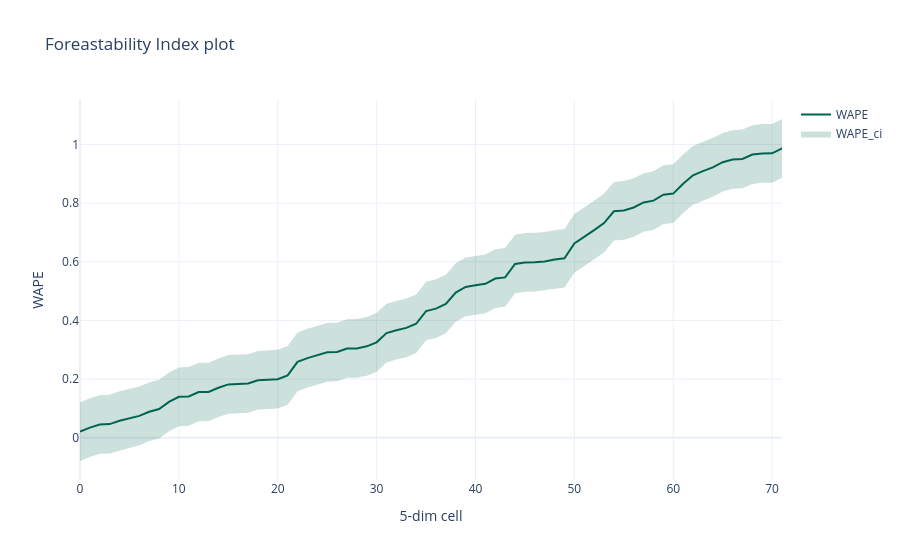

The cell this chart's notebook holds for it:
### Markdown cell above
## Steps to build FI
### 1. Generate segments for each attributes
 - 1.1. Demand Volume (3-groups) - see II.1 and II.2 below
 - 1.2. Demand Variability (volatility coefficient) (3 groups) see II.1 and II. 3 below
 - 1.3. Seasonality (0/1) see https://github.com/aromanenko/ts-segmentation/blob/main/timeseries_segmentation.py
 - 1.4. Trend (0/1) see https://github.com/aromanenko/ts-segmentation/blob/main/timeseries_segmentation.py
 - 1.5. Intermittency (0/1) https://github.com/aromanenko/ts-segmentation/blob/main/timeseries_segmentation.py

### 2. Define benchmark forecastability for eash 5-dim cell from 1
 - 2.1. Use naive forecast to generate forecast for each ts,  see https://github.com/aromanenko/ts-segmentation/blob/main/timeseries_forecasting.py
 - 2.2. Calculate WAPE metic for each 5-dim cell, see https://github.com/aromanenko/ATSF/blob/main/7_Loss%20Functions%20in%20Forecasting.ipynb
 - 2.3. Order all 5-dim cells on WAPE metric (see example below)

### 3. Aggregate 5-dim cells to clusters with similar forecastability
 - use abc-analysis, see II.1 below

### Code cell
# example of 2.3 step
import itertools

## cortesian product of all segments
fi_segments = [
   [1, 100, 1000],
   [0.1, 0.8, 2],
   [0, 1],
   [0, 1],
   [0, 1]
   ]

# table with all fi cells
fi_cells = pd.DataFrame([element for element in itertools.product(*fi_segments)], columns = ['Demand Volume', 'Demand Variability', 'Seasonality', 'Trend', 'Intermittency'])
fi_cells['WAPE'] = [np.random.random() for i in fi_cells.index] # fake WAPE generation, just for example, you have to calculate real WAPE at 2.2. step
fi_cells['WAPE_ci_l'] = fi_cells['WAPE']-0.1  # fake WAPE lower-ci generation, just for example, you have to calculate real WAPE ci at 2.2. step
fi_cells['WAPE_ci_u'] = fi_cells['WAPE']+0.1  # fake WAPE upper_ci generation, just for example, you have to calculate real WAPE ci at 2.2. step
fi_cells = fi_cells.sort_values(by = 'WAPE')

# draw CI plot example
x = tuple(range(0,fi_cells.shape[0]))
y = tuple(fi_cells.WAPE_ci_u.values)+tuple(fi_cells.WAPE_ci_l.values[::-1]) # upper, then lower reversed


# some plotly hints to make picture readable
fig = go.Figure([
    go.Scatter(
        x=x,
        y=fi_cells.WAPE,
        line=dict(color='rgb(0,100,80)'),
        mode='lines',
        text=['Demand volume {0}<br>Demand variable {1}<br>Seasonality {2}<br>Trend {3}<br>Intermittency {4}'.\
              format(x[1]['Demand Volume'], x[1]['Demand Variability'], x[1]['Seasonality'], x[1]['Trend'], x[1]['Intermittency'])
              for x in fi_cells.iterrows()],
        name='WAPE',
    ),
    go.Scatter(
        x=x+x[::-1], # x, then x reversed
        y=y ,
        fill='toself',
        fillcolor='rgba(0,100,80,0.2)',
        line=dict(color='rgba(255,255,255,0)'),
        hoverinfo="skip",
        showlegend=True,
        text=fi_cells['Demand Volume'],
        name = 'WAPE_ci'
    )
])
fig.update_layout(
    title=dict(
        text="Foreastability Index plot"
    ),
    xaxis=dict(
        title=dict(
            text="5-dim cell"
        )
    ),
    yaxis=dict(
        title=dict(
            text="WAPE"
        )
    ))

fig.show()

### Figure 1 — Plotly figure (JSON) as saved in the notebook; plotly's stock layout.template omitted (floating-point values rounded to 4 significant figures; data arrays with more than 128 entries replaced by an {"elided": "..."} marker saying what was removed)
{"data": [{"line": {"color": "rgb(0,100,80)"}, "mode": "lines", "name": "WAPE", "text": ["Demand volume 1.0<br>Demand variable 0.8<br>Seasonality 0.0<br>Trend 1.0<br>Intermittency 0.0", "Demand volume 100.0<br>Demand variable 2.0<br>Seasonality 0.0<br>Trend 1.0<br>Intermittency 0.0", "Demand volume 1000.0<br>Demand variable 0.8<br>Seasonality 0.0<br>Trend 1.0<br>Intermittency 0.0", "Demand volume 100.0<br>Demand variable 0.1<br>Seasonality 1.0<br>Trend 0.0<br>Intermittency 1.0", "Demand volume 1.0<br>Demand variable 0.1<br>Seasonality 1.0<br>Trend 1.0<br>Intermittency 0.0", "Demand volume 100.0<br>Demand variable 0.8<br>Seasonality 0.0<br>Trend 0.0<br>Intermittency 0.0", "Demand volume 1000.0<br>Demand variable 2.0<br>Seasonality 1.0<br>Trend 0.0<br>Intermittency 0.0", "Demand volume 1000.0<br>Demand variable 0.8<br>Seasonality 0.0<br>Trend 0.0<br>Intermittency 0.0", "Demand volume 100.0<br>Demand variable 0.8<br>Seasonality 1.0<br>Trend 0.0<br>Intermittency 1.0", "Demand volume 100.0<br>Demand variable 2.0<br>Seasonality 0.0<br>Trend 0.0<br>Intermittency 0.0", "Demand volume 1.0<br>Demand variable 2.0<br>Seasonality 1.0<br>Trend 0.0<br>Intermittency 1.0", "Demand volume 1000.0<br>Demand variable 2.0<br>Seasonality 0.0<br>Trend 1.0<br>Intermittency 0.0", "Demand volume 1.0<br>Demand variable 0.1<br>Seasonality 1.0<br>Trend 0.0<br>Intermittency 1.0", "Demand volume 1.0<br>Demand variable 0.1<br>Seasonality 1.0<br>Trend 0.0<br>Intermittency 0.0", "Demand volume 100.0<br>Demand variable 0.1<br>Seasonality 1.0<br>Trend 1.0<br>Intermittency 1.0", "Demand volume 1.0<br>Demand variable 0.8<br>Seasonality 1.0<br>Trend 1.0<br>Intermittency 0.0", "Demand volume 1.0<br>Demand variable 0.8<br>Seasonality 1.0<br>Trend 1.0<br>Intermittency 1.0", "Demand volume 1000.0<br>Demand variable 0.1<br>Seasonality 0.0<br>Trend 0.0<br>Intermittency 1.0", "Demand volume 1000.0<br>Demand variable 0.8<br>Seasonality 0.0<br>Trend 0.0<br>Intermittency 1.0", "Demand volume 1000.0<br>Demand variable 2.0<br>Seasonality 1.0<br>Trend 1.0<br>Intermittency 1.0", "Demand volume 100.0<br>Demand variable 0.1<br>Seasonality 0.0<br>Trend 1.0<br>Intermittency 0.0", "Demand volume 1.0<br>Demand variable 0.8<br>Seasonality 1.0<br>Trend 0.0<br>Intermittency 1.0", "Demand volume 100.0<br>Demand variable 2.0<br>Seasonality 1.0<br>Trend 0.0<br>Intermittency 0.0", "Demand volume 1000.0<br>Demand variable 0.8<br>Seasonality 1.0<br>Trend 0.0<br>Intermittency 1.0", "Demand volume 1000.0<br>Demand variable 2.0<br>Seasonality 0.0<br>Trend 0.0<br>Intermittency 0.0", "Demand volume 1.0<br>Demand variable 2.0<br>Seasonality 0.0<br>Trend 1.0<br>Intermittency 1.0", "Demand volume 1.0<br>Demand variable 2.0<br>Seasonality 1.0<br>Trend 1.0<br>Intermittency 0.0", "Demand volume 1.0<br>Demand variable 2.0<br>Seasonality 0.0<br>Trend 0.0<br>Intermittency 0.0", "Demand volume 100.0<br>Demand variable 0.8<br>Seasonality 1.0<br>Trend 0.0<br>Intermittency 0.0", "Demand volume 100.0<br>Demand variable 2.0<br>Seasonality 1.0<br>Trend 1.0<br>Intermittency 0.0", "Demand volume 1000.0<br>Demand variable 0.8<br>Seasonality 0.0<br>Trend 1.0<br>Intermittency 1.0", "Demand volume 1000.0<br>Demand variable 0.8<br>Seasonality 1.0<br>Trend 1.0<br>Intermittency 1.0", "Demand volume 1.0<br>Demand variable 2.0<br>Seasonality 1.0<br>Trend 1.0<br>Intermittency 1.0", "Demand volume 1.0<br>Demand variable 0.1<br>Seasonality 0.0<br>Trend 0.0<br>Intermittency 0.0", "Demand volume 1000.0<br>Demand variable 0.8<br>Seasonality 1.0<br>Trend 0.0<br>Intermittency 0.0", "Demand volume 1.0<br>Demand variable 2.0<br>Seasonality 0.0<br>Trend 1.0<br>Intermittency 0.0", "Demand volume 100.0<br>Demand variable 0.8<br>Seasonality 1.0<br>Trend 1.0<br>Intermittency 1.0", "Demand volume 100.0<br>Demand variable 0.1<br>Seasonality 0.0<br>Trend 0.0<br>Intermittency 0.0", "Demand volume 100.0<br>Demand variable 2.0<br>Seasonality 0.0<br>Trend 0.0<br>Intermittency 1.0", "Demand volume 100.0<br>Demand variable 0.1<br>Seasonality 0.0<br>Trend 1.0<br>Intermittency 1.0", "Demand volume 100.0<br>Demand variable 2.0<br>Seasonality 1.0<br>Trend 1.0<br>Intermittency 1.0", "Demand volume 1.0<br>Demand variable 2.0<br>Seasonality 0.0<br>Trend 0.0<br>Intermittency 1.0", "Demand volume 1000.0<br>Demand variable 2.0<br>Seasonality 0.0<br>Trend 0.0<br>Intermittency 1.0", "Demand volume 1000.0<br>Demand variable 0.1<br>Seasonality 0.0<br>Trend 0.0<br>Intermittency 0.0", "Demand volume 100.0<br>Demand variable 0.1<br>Seasonality 1.0<br>Trend 0.0<br>Intermittency 0.0", "Demand volume 1000.0<br>Demand variable 0.1<br>Seasonality 1.0<br>Trend 1.0<br>Intermittency 0.0", "Demand volume 1.0<br>Demand variable 0.1<br>Seasonality 0.0<br>Trend 1.0<br>Intermittency 1.0", "Demand volume 1.0<br>Demand variable 0.8<br>Seasonality 0.0<br>Trend 0.0<br>Intermittency 0.0", "Demand volume 100.0<br>Demand variable 0.1<br>Seasonality 1.0<br>Trend 1.0<br>Intermittency 0.0", "Demand volume 1.0<br>Demand variable 2.0<br>Seasonality 1.0<br>Trend 0.0<br>Intermittency 0.0", "Demand volume 100.0<br>Demand variable 2.0<br>Seasonality 1.0<br>Trend 0.0<br>Intermittency 1.0", "Demand volume 100.0<br>Demand variable 0.8<br>Seasonality 1.0<br>Trend 1.0<br>Intermittency 0.0", "Demand volume 1.0<br>Demand variable 0.8<br>Seasonality 0.0<br>Trend 0.0<br>Intermittency 1.0", "Demand volume 1.0<br>Demand variable 0.1<br>Seasonality 0.0<br>Trend 1.0<br>Intermittency 0.0", "Demand volume 1000.0<br>Demand variable 2.0<br>Seasonality 1.0<br>Trend 1.0<br>Intermittency 0.0", "Demand volume 1000.0<br>Demand variable 0.1<br>Seasonality 0.0<br>Trend 1.0<br>Intermittency 1.0", "Demand volume 100.0<br>Demand variable 0.1<br>Seasonality 0.0<br>Trend 0.0<br>Intermittency 1.0", "Demand volume 1000.0<br>Demand variable 2.0<br>Seasonality 0.0<br>Trend 1.0<br>Intermittency 1.0", "Demand volume 100.0<br>Demand variable 0.8<br>Seasonality 0.0<br>Trend 1.0<br>Intermittency 1.0", "Demand volume 1000.0<br>Demand variable 0.8<br>Seasonality 1.0<br>Trend 1.0<br>Intermittency 0.0", "Demand volume 1.0<br>Demand variable 0.8<br>Seasonality 1.0<br>Trend 0.0<br>Intermittency 0.0", "Demand volume 1.0<br>Demand variable 0.1<br>Seasonality 1.0<br>Trend 1.0<br>Intermittency 1.0", "Demand volume 1000.0<br>Demand variable 0.1<br>Seasonality 1.0<br>Trend 0.0<br>Intermittency 1.0", "Demand volume 100.0<br>Demand variable 2.0<br>Seasonality 0.0<br>Trend 1.0<br>Intermittency 1.0", "Demand volume 1000.0<br>Demand variable 0.1<br>Seasonality 1.0<br>Trend 1.0<br>Intermittency 1.0", "Demand volume 1000.0<br>Demand variable 0.1<br>Seasonality 1.0<br>Trend 0.0<br>Intermittency 0.0", "Demand volume 100.0<br>Demand variable 0.8<br>Seasonality 0.0<br>Trend 0.0<br>Intermittency 1.0", "Demand volume 1.0<br>Demand variable 0.1<br>Seasonality 0.0<br>Trend 0.0<br>Intermittency 1.0", "Demand volume 100.0<br>Demand variable 0.8<br>Seasonality 0.0<br>Trend 1.0<br>Intermittency 0.0", "Demand volume 1000.0<br>Demand variable 0.1<br>Seasonality 0.0<br>Trend 1.0<br>Intermittency 0.0", "Demand volume 1.0<br>Demand variable 0.8<br>Seasonality 0.0<br>Trend 1.0<br>Intermittency 1.0", "Demand volume 1000.0<br>Demand variable 2.0<br>Seasonality 1.0<br>Trend 0.0<br>Intermittency 1.0"], "type": "scatter", "x": [0, 1, 2, 3, 4, 5, 6, 7, 8, 9, 10, 11, 12, 13, 14, 15, 16, 17, 18, 19, 20, 21, 22, 23, 24, 25, 26, 27, 28, 29, 30, 31, 32, 33, 34, 35, 36, 37, 38, 39, 40, 41, 42, 43, 44, 45, 46, 47, 48, 49, 50, 51, 52, 53, 54, 55, 56, 57, 58, 59, 60, 61, 62, 63, 64, 65, 66, 67, 68, 69, 70, 71], "y": [0.02058, 0.03439, 0.04523, 0.04645, 0.05808, 0.06505, 0.07455, 0.08849, 0.09767, 0.122, 0.1395, 0.1409, 0.156, 0.156, 0.1705, 0.1818, 0.1834, 0.1849, 0.196, 0.1987, 0.1997, 0.2123, 0.2588, 0.2713, 0.2809, 0.2912, 0.2921, 0.3042, 0.3046, 0.3117, 0.3253, 0.3568, 0.3664, 0.3745, 0.3887, 0.4319, 0.4402, 0.4561, 0.4952, 0.5142, 0.5201, 0.5248, 0.5427, 0.5467, 0.5924, 0.5979, 0.5987, 0.6011, 0.6075, 0.6119, 0.6625, 0.6842, 0.7081, 0.732, 0.7722, 0.7751, 0.7852, 0.8022, 0.8084, 0.8287, 0.8324, 0.8662, 0.8948, 0.9093, 0.9219, 0.9395, 0.9489, 0.9507, 0.9656, 0.9696, 0.9699, 0.9869]}, {"fill": "toself", "fillcolor": "rgba(0,100,80,0.2)", "hoverinfo": "skip", "line": {"color": "rgba(255,255,255,0)"}, "name": "WAPE_ci", "showlegend": true, "text": [1.0, 100.0, 1000.0, 100.0, 1.0, 100.0, 1000.0, 1000.0, 100.0, 100.0, 1.0, 1000.0, 1.0, 1.0, 100.0, 1.0, 1.0, 1000.0, 1000.0, 1000.0, 100.0, 1.0, 100.0, 1000.0, 1000.0, 1.0, 1.0, 1.0, 100.0, 100.0, 1000.0, 1000.0, 1.0, 1.0, 1000.0, 1.0, 100.0, 100.0, 100.0, 100.0, 100.0, 1.0, 1000.0, 1000.0, 100.0, 1000.0, 1.0, 1.0, 100.0, 1.0, 100.0, 100.0, 1.0, 1.0, 1000.0, 1000.0, 100.0, 1000.0, 100.0, 1000.0, 1.0, 1.0, 1000.0, 100.0, 1000.0, 1000.0, 100.0, 1.0, 100.0, 1000.0, 1.0, 1000.0], "type": "scatter", "x": {"elided": "144 int values"}, "y": {"elided": "144 float values"}}], "layout": {"title": {"text": "Foreastability Index plot"}, "xaxis": {"title": {"text": "5-dim cell"}}, "yaxis": {"title": {"text": "WAPE"}}}}
